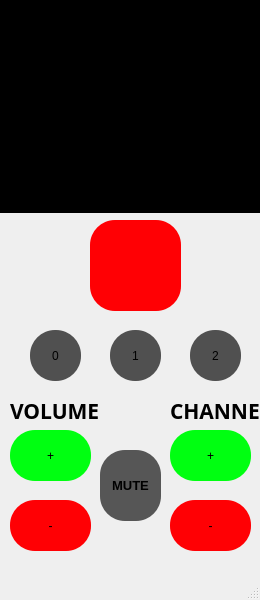
<?xml version="1.0" encoding="UTF-8"?>
<ui version="4.0">
 <class>MainWindow</class>
 <widget class="QMainWindow" name="MainWindow">
  <property name="geometry">
   <rect>
    <x>0</x>
    <y>0</y>
    <width>260</width>
    <height>600</height>
   </rect>
  </property>
  <property name="minimumSize">
   <size>
    <width>260</width>
    <height>600</height>
   </size>
  </property>
  <property name="maximumSize">
   <size>
    <width>260</width>
    <height>600</height>
   </size>
  </property>
  <property name="windowTitle">
   <string>MainWindow</string>
  </property>
  <widget class="QWidget" name="centralwidget">
   <widget class="QPushButton" name="on_offButton">
    <property name="geometry">
     <rect>
      <x>90</x>
      <y>220</y>
      <width>91</width>
      <height>91</height>
     </rect>
    </property>
    <property name="styleSheet">
     <string notr="true">QPushButton {
	background-color: rgb(255, 0, 4);
	border-radius: 25px;
	width: 25px;
	height: 25px;
}</string>
    </property>
    <property name="text">
     <string/>
    </property>
    <property name="icon">
     <iconset>
      <normaloff>../../Desktop/tv remote.png</normaloff>../../Desktop/tv remote.png</iconset>
    </property>
    <property name="iconSize">
     <size>
      <width>100</width>
      <height>100</height>
     </size>
    </property>
   </widget>
   <widget class="QPushButton" name="volumeUp">
    <property name="geometry">
     <rect>
      <x>10</x>
      <y>430</y>
      <width>81</width>
      <height>51</height>
     </rect>
    </property>
    <property name="styleSheet">
     <string notr="true">QPushButton {
	background-color: rgb(0, 255, 17);
	border-radius: 25px;
	width: 25px;
	height: 25px;
}</string>
    </property>
    <property name="text">
     <string>+</string>
    </property>
   </widget>
   <widget class="QPushButton" name="volumeDown">
    <property name="geometry">
     <rect>
      <x>10</x>
      <y>500</y>
      <width>81</width>
      <height>51</height>
     </rect>
    </property>
    <property name="styleSheet">
     <string notr="true">QPushButton {
	background-color: rgb(255, 0, 4);
	border-radius: 25px;
	width: 25px;
	height: 25px;
}</string>
    </property>
    <property name="text">
     <string>-</string>
    </property>
   </widget>
   <widget class="QPushButton" name="mute">
    <property name="geometry">
     <rect>
      <x>100</x>
      <y>450</y>
      <width>61</width>
      <height>71</height>
     </rect>
    </property>
    <property name="font">
     <font>
      <pointsize>10</pointsize>
      <weight>75</weight>
      <bold>true</bold>
     </font>
    </property>
    <property name="styleSheet">
     <string notr="true">QPushButton {
	
	background-color: rgb(86, 86, 86);
	border-radius: 25px;
	width: 25px;
	height: 25px;
}</string>
    </property>
    <property name="text">
     <string>MUTE</string>
    </property>
   </widget>
   <widget class="QPushButton" name="channelUp">
    <property name="geometry">
     <rect>
      <x>170</x>
      <y>430</y>
      <width>81</width>
      <height>51</height>
     </rect>
    </property>
    <property name="styleSheet">
     <string notr="true">QPushButton {
	background-color: rgb(0, 255, 17);
	border-radius: 25px;
	width: 25px;
	height: 25px;
}</string>
    </property>
    <property name="text">
     <string>+</string>
    </property>
   </widget>
   <widget class="QPushButton" name="channelDown">
    <property name="geometry">
     <rect>
      <x>170</x>
      <y>500</y>
      <width>81</width>
      <height>51</height>
     </rect>
    </property>
    <property name="styleSheet">
     <string notr="true">QPushButton {
	background-color: rgb(255, 0, 4);
	border-radius: 25px;
	width: 25px;
	height: 25px;
}</string>
    </property>
    <property name="text">
     <string>-</string>
    </property>
   </widget>
   <widget class="QLabel" name="volumeLabel">
    <property name="geometry">
     <rect>
      <x>10</x>
      <y>390</y>
      <width>111</width>
      <height>41</height>
     </rect>
    </property>
    <property name="font">
     <font>
      <family>Sitka</family>
      <pointsize>16</pointsize>
      <weight>75</weight>
      <bold>true</bold>
     </font>
    </property>
    <property name="text">
     <string>VOLUME</string>
    </property>
   </widget>
   <widget class="QLabel" name="channelLabel">
    <property name="geometry">
     <rect>
      <x>170</x>
      <y>390</y>
      <width>111</width>
      <height>41</height>
     </rect>
    </property>
    <property name="font">
     <font>
      <family>Sitka</family>
      <pointsize>16</pointsize>
      <weight>75</weight>
      <bold>true</bold>
     </font>
    </property>
    <property name="text">
     <string>CHANNEL</string>
    </property>
   </widget>
   <widget class="QLabel" name="tvDisplay">
    <property name="geometry">
     <rect>
      <x>0</x>
      <y>-8</y>
      <width>271</width>
      <height>221</height>
     </rect>
    </property>
    <property name="autoFillBackground">
     <bool>false</bool>
    </property>
    <property name="styleSheet">
     <string notr="true">background-color: rgb(0, 0, 0);</string>
    </property>
    <property name="text">
     <string/>
    </property>
   </widget>
   <widget class="QLabel" name="volumeDisplay">
    <property name="geometry">
     <rect>
      <x>10</x>
      <y>-10</y>
      <width>91</width>
      <height>41</height>
     </rect>
    </property>
    <property name="font">
     <font>
      <family>Sitka</family>
      <pointsize>16</pointsize>
      <weight>75</weight>
      <bold>true</bold>
     </font>
    </property>
    <property name="styleSheet">
     <string notr="true">color: rgb(255, 255, 255);</string>
    </property>
    <property name="text">
     <string/>
    </property>
   </widget>
   <widget class="QLabel" name="channelDisplay">
    <property name="geometry">
     <rect>
      <x>160</x>
      <y>-10</y>
      <width>91</width>
      <height>41</height>
     </rect>
    </property>
    <property name="font">
     <font>
      <family>Sitka</family>
      <pointsize>16</pointsize>
      <weight>75</weight>
      <bold>true</bold>
     </font>
    </property>
    <property name="styleSheet">
     <string notr="true">color: rgb(255, 255, 255);</string>
    </property>
    <property name="text">
     <string/>
    </property>
   </widget>
   <widget class="QPushButton" name="channel0">
    <property name="geometry">
     <rect>
      <x>30</x>
      <y>330</y>
      <width>51</width>
      <height>51</height>
     </rect>
    </property>
    <property name="styleSheet">
     <string notr="true">QPushButton {
	
	background-color: rgb(80, 80, 80);
	border-radius: 25px;
	width: 25px;
	height: 25px;
}</string>
    </property>
    <property name="text">
     <string>0</string>
    </property>
   </widget>
   <widget class="QPushButton" name="channel1">
    <property name="geometry">
     <rect>
      <x>110</x>
      <y>330</y>
      <width>51</width>
      <height>51</height>
     </rect>
    </property>
    <property name="styleSheet">
     <string notr="true">QPushButton {
	background-color: rgb(80, 80, 80);
	border-radius: 25px;
	width: 25px;
	height: 25px;
}</string>
    </property>
    <property name="text">
     <string>1</string>
    </property>
   </widget>
   <widget class="QPushButton" name="channel2">
    <property name="geometry">
     <rect>
      <x>190</x>
      <y>330</y>
      <width>51</width>
      <height>51</height>
     </rect>
    </property>
    <property name="styleSheet">
     <string notr="true">QPushButton {
	background-color: rgb(80, 80, 80);
	border-radius: 25px;
	width: 25px;
	height: 25px;
}</string>
    </property>
    <property name="text">
     <string>2</string>
    </property>
   </widget>
  </widget>
  <widget class="QMenuBar" name="menubar">
   <property name="geometry">
    <rect>
     <x>0</x>
     <y>0</y>
     <width>260</width>
     <height>21</height>
    </rect>
   </property>
  </widget>
  <widget class="QStatusBar" name="statusbar"/>
 </widget>
 <resources/>
 <connections/>
</ui>
